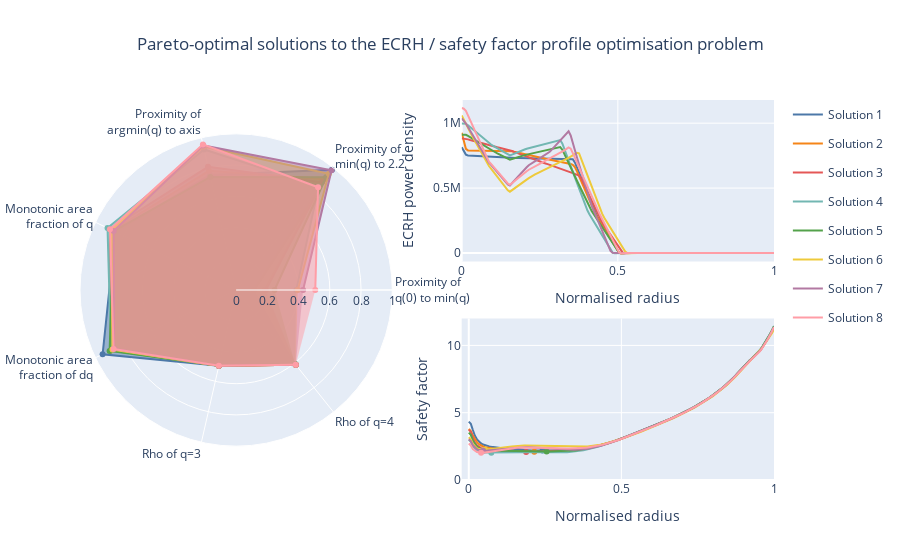

Write notebook code for a chart like this one.
### Markdown cell above
Plot results:

### Code cell
from typing import Iterable
import numpy as np
from plotly import graph_objects as go 
from plotly.subplots import make_subplots
import plotly

figure = make_subplots(rows=2, cols=2, specs=[[{'rowspan': 2, 'type': 'polar'}, {}], [{}, {}]])

i = 1
for objective_value, ecrh, q in zip(objective_values[pareto_dominant_mask],
                                    converged_ecrh[pareto_dominant_mask],
                                    converged_q[pareto_dominant_mask]):
    figure.add_traces(
        [
            go.Scatterpolar(
                r=objective_value,
                theta=["Proximity of<br>q(0) to min(q)",
                        "Proximity of<br>min(q) to 2.2",
                        "Proximity of<br>argmin(q) to axis",
                        "Monotonic area<br>fraction of q",
                        "Monotonic area<br>fraction of dq",
                        "Rho of q=3",
                        "Rho of q=4"],
                legendgroup=i,
                name=f"Solution {i}",
                showlegend=False,
                fill="toself",
                line_color=plotly.colors.qualitative.T10[i-1]
            ),
            go.Scatter(
                x=np.linspace(0, 1, n_radial_points),
                y=ecrh,
                legendgroup=i,
                name=f"Solution {i}",
                showlegend=False,
                mode='lines',
                line_color=plotly.colors.qualitative.T10[i-1],
            ),
            go.Scatter(
                x=np.linspace(0, 1, n_radial_points),
                y=q,
                legendgroup=i,
                name=f"Solution {i}",
                showlegend=True,
                mode='lines',
                line_color=plotly.colors.qualitative.T10[i-1],
            ),
            go.Scatter(
                x=[np.linspace(0, 1, n_radial_points)[np.argmin(q)]],
                y=[np.min(q)],
                legendgroup=i,
                name=f"Solution {i} - minimum",
                mode='markers',
                line_color=plotly.colors.qualitative.T10[i-1],
                showlegend=False,
            )
        ],
        rows=[1, 1, 2, 2],
        cols=[1, 2, 2, 2]
    )
    i+=1

figure.update_layout(polar_radialaxis_range=[0, 1],
                     title="Pareto-optimal solutions to the ECRH / safety factor profile optimisation problem",
                     title_x=0.5)
figure.update_yaxes(title="ECRH power density", row=1, col=2)
figure.update_yaxes(range=[0, 12], title="Safety factor", row=2, col=2)
figure.update_xaxes(title="Normalised radius")
figure.show()

### Figure 1 — Plotly figure (JSON) as saved in the notebook; plotly's stock layout.template omitted (floating-point values rounded to 4 significant figures; data arrays with more than 128 entries replaced by an {"elided": "..."} marker saying what was removed)
{"data": [{"fill": "toself", "legendgroup": "1", "line": {"color": "#4C78A8"}, "name": "Solution 1", "r": [0.1163, 0.9844, 0.7559, 0.8585, 0.9492, 0.4983, 0.612], "showlegend": false, "subplot": "polar", "theta": ["Proximity of<br>q(0) to min(q)", "Proximity of<br>min(q) to 2.2", "Proximity of<br>argmin(q) to axis", "Monotonic area<br>fraction of q", "Monotonic area<br>fraction of dq", "Rho of q=3", "Rho of q=4"], "type": "scatterpolar"}, {"legendgroup": "1", "line": {"color": "#4C78A8"}, "mode": "lines", "name": "Solution 1", "showlegend": false, "type": "scatter", "x": {"elided": "150 float values"}, "xaxis": "x", "y": {"elided": "150 float values"}, "yaxis": "y"}, {"legendgroup": "1", "line": {"color": "#4C78A8"}, "mode": "lines", "name": "Solution 1", "showlegend": true, "type": "scatter", "x": {"elided": "150 float values"}, "xaxis": "x3", "y": {"elided": "150 float values"}, "yaxis": "y3"}, {"legendgroup": "1", "line": {"color": "#4C78A8"}, "mode": "markers", "name": "Solution 1 - minimum", "showlegend": false, "type": "scatter", "x": [0.2416], "xaxis": "x3", "y": [2.184], "yaxis": "y3"}, {"fill": "toself", "legendgroup": "2", "line": {"color": "#F58518"}, "name": "Solution 2", "r": [0.183, 0.9076, 0.7826, 0.8789, 0.8877, 0.4983, 0.612], "showlegend": false, "subplot": "polar", "theta": ["Proximity of<br>q(0) to min(q)", "Proximity of<br>min(q) to 2.2", "Proximity of<br>argmin(q) to axis", "Monotonic area<br>fraction of q", "Monotonic area<br>fraction of dq", "Rho of q=3", "Rho of q=4"], "type": "scatterpolar"}, {"legendgroup": "2", "line": {"color": "#F58518"}, "mode": "lines", "name": "Solution 2", "showlegend": false, "type": "scatter", "x": {"elided": "150 float values"}, "xaxis": "x", "y": {"elided": "150 float values"}, "yaxis": "y"}, {"legendgroup": "2", "line": {"color": "#F58518"}, "mode": "lines", "name": "Solution 2", "showlegend": true, "type": "scatter", "x": {"elided": "150 float values"}, "xaxis": "x3", "y": {"elided": "150 float values"}, "yaxis": "y3"}, {"legendgroup": "2", "line": {"color": "#F58518"}, "mode": "markers", "name": "Solution 2 - minimum", "showlegend": false, "type": "scatter", "x": [0.2148], "xaxis": "x3", "y": [2.103], "yaxis": "y3"}, {"fill": "toself", "legendgroup": "3", "line": {"color": "#E45756"}, "name": "Solution 3", "r": [0.191, 0.8821, 0.8094, 0.8966, 0.8926, 0.4983, 0.612], "showlegend": false, "subplot": "polar", "theta": ["Proximity of<br>q(0) to min(q)", "Proximity of<br>min(q) to 2.2", "Proximity of<br>argmin(q) to axis", "Monotonic area<br>fraction of q", "Monotonic area<br>fraction of dq", "Rho of q=3", "Rho of q=4"], "type": "scatterpolar"}, {"legendgroup": "3", "line": {"color": "#E45756"}, "mode": "lines", "name": "Solution 3", "showlegend": false, "type": "scatter", "x": {"elided": "150 float values"}, "xaxis": "x", "y": {"elided": "150 float values"}, "yaxis": "y"}, {"legendgroup": "3", "line": {"color": "#E45756"}, "mode": "lines", "name": "Solution 3", "showlegend": true, "type": "scatter", "x": {"elided": "150 float values"}, "xaxis": "x3", "y": {"elided": "150 float values"}, "yaxis": "y3"}, {"legendgroup": "3", "line": {"color": "#E45756"}, "mode": "markers", "name": "Solution 3 - minimum", "showlegend": false, "type": "scatter", "x": [0.1879], "xaxis": "x3", "y": [2.075], "yaxis": "y3"}, {"fill": "toself", "legendgroup": "4", "line": {"color": "#72B7B2"}, "name": "Solution 4", "r": [0.3852, 0.847, 0.9231, 0.9143, 0.89, 0.4983, 0.6054], "showlegend": false, "subplot": "polar", "theta": ["Proximity of<br>q(0) to min(q)", "Proximity of<br>min(q) to 2.2", "Proximity of<br>argmin(q) to axis", "Monotonic area<br>fraction of q", "Monotonic area<br>fraction of dq", "Rho of q=3", "Rho of q=4"], "type": "scatterpolar"}, {"legendgroup": "4", "line": {"color": "#72B7B2"}, "mode": "lines", "name": "Solution 4", "showlegend": false, "type": "scatter", "x": {"elided": "150 float values"}, "xaxis": "x", "y": {"elided": "150 float values"}, "yaxis": "y"}, {"legendgroup": "4", "line": {"color": "#72B7B2"}, "mode": "lines", "name": "Solution 4", "showlegend": true, "type": "scatter", "x": {"elided": "150 float values"}, "xaxis": "x3", "y": {"elided": "150 float values"}, "yaxis": "y3"}, {"legendgroup": "4", "line": {"color": "#72B7B2"}, "mode": "markers", "name": "Solution 4 - minimum", "showlegend": false, "type": "scatter", "x": [0.07383], "xaxis": "x3", "y": [2.034], "yaxis": "y3"}, {"fill": "toself", "legendgroup": "5", "line": {"color": "#54A24B"}, "name": "Solution 5", "r": [0.2458, 0.9243, 0.7425, 0.8706, 0.8995, 0.4983, 0.6054], "showlegend": false, "subplot": "polar", "theta": ["Proximity of<br>q(0) to min(q)", "Proximity of<br>min(q) to 2.2", "Proximity of<br>argmin(q) to axis", "Monotonic area<br>fraction of q", "Monotonic area<br>fraction of dq", "Rho of q=3", "Rho of q=4"], "type": "scatterpolar"}, {"legendgroup": "5", "line": {"color": "#54A24B"}, "mode": "lines", "name": "Solution 5", "showlegend": false, "type": "scatter", "x": {"elided": "150 float values"}, "xaxis": "x", "y": {"elided": "150 float values"}, "yaxis": "y"}, {"legendgroup": "5", "line": {"color": "#54A24B"}, "mode": "lines", "name": "Solution 5", "showlegend": true, "type": "scatter", "x": {"elided": "150 float values"}, "xaxis": "x3", "y": {"elided": "150 float values"}, "yaxis": "y3"}, {"legendgroup": "5", "line": {"color": "#54A24B"}, "mode": "markers", "name": "Solution 5 - minimum", "showlegend": false, "type": "scatter", "x": [0.255], "xaxis": "x3", "y": [2.121], "yaxis": "y3"}, {"fill": "toself", "legendgroup": "6", "line": {"color": "#EECA3B"}, "name": "Solution 6", "r": [0.3949, 0.9518, 0.9431, 0.8868, 0.8792, 0.4983, 0.612], "showlegend": false, "subplot": "polar", "theta": ["Proximity of<br>q(0) to min(q)", "Proximity of<br>min(q) to 2.2", "Proximity of<br>argmin(q) to axis", "Monotonic area<br>fraction of q", "Monotonic area<br>fraction of dq", "Rho of q=3", "Rho of q=4"], "type": "scatterpolar"}, {"legendgroup": "6", "line": {"color": "#EECA3B"}, "mode": "lines", "name": "Solution 6", "showlegend": false, "type": "scatter", "x": {"elided": "150 float values"}, "xaxis": "x", "y": {"elided": "150 float values"}, "yaxis": "y"}, {"legendgroup": "6", "line": {"color": "#EECA3B"}, "mode": "lines", "name": "Solution 6", "showlegend": true, "type": "scatter", "x": {"elided": "150 float values"}, "xaxis": "x3", "y": {"elided": "150 float values"}, "yaxis": "y3"}, {"legendgroup": "6", "line": {"color": "#EECA3B"}, "mode": "markers", "name": "Solution 6 - minimum", "showlegend": false, "type": "scatter", "x": [0.05369], "xaxis": "x3", "y": [2.249], "yaxis": "y3"}, {"fill": "toself", "legendgroup": "7", "line": {"color": "#B279A2"}, "name": "Solution 7", "r": [0.4287, 0.9802, 0.9498, 0.8703, 0.8678, 0.4983, 0.612], "showlegend": false, "subplot": "polar", "theta": ["Proximity of<br>q(0) to min(q)", "Proximity of<br>min(q) to 2.2", "Proximity of<br>argmin(q) to axis", "Monotonic area<br>fraction of q", "Monotonic area<br>fraction of dq", "Rho of q=3", "Rho of q=4"], "type": "scatterpolar"}, {"legendgroup": "7", "line": {"color": "#B279A2"}, "mode": "lines", "name": "Solution 7", "showlegend": false, "type": "scatter", "x": {"elided": "150 float values"}, "xaxis": "x", "y": {"elided": "150 float values"}, "yaxis": "y"}, {"legendgroup": "7", "line": {"color": "#B279A2"}, "mode": "lines", "name": "Solution 7", "showlegend": true, "type": "scatter", "x": {"elided": "150 float values"}, "xaxis": "x3", "y": {"elided": "150 float values"}, "yaxis": "y3"}, {"legendgroup": "7", "line": {"color": "#B279A2"}, "mode": "markers", "name": "Solution 7 - minimum", "showlegend": false, "type": "scatter", "x": [0.04698], "xaxis": "x3", "y": [2.18], "yaxis": "y3"}, {"fill": "toself", "legendgroup": "8", "line": {"color": "#FF9DA6"}, "name": "Solution 8", "r": [0.5067, 0.8415, 0.9565, 0.8971, 0.8712, 0.4983, 0.612], "showlegend": false, "subplot": "polar", "theta": ["Proximity of<br>q(0) to min(q)", "Proximity of<br>min(q) to 2.2", "Proximity of<br>argmin(q) to axis", "Monotonic area<br>fraction of q", "Monotonic area<br>fraction of dq", "Rho of q=3", "Rho of q=4"], "type": "scatterpolar"}, {"legendgroup": "8", "line": {"color": "#FF9DA6"}, "mode": "lines", "name": "Solution 8", "showlegend": false, "type": "scatter", "x": {"elided": "150 float values"}, "xaxis": "x", "y": {"elided": "150 float values"}, "yaxis": "y"}, {"legendgroup": "8", "line": {"color": "#FF9DA6"}, "mode": "lines", "name": "Solution 8", "showlegend": true, "type": "scatter", "x": {"elided": "150 float values"}, "xaxis": "x3", "y": {"elided": "150 float values"}, "yaxis": "y3"}, {"legendgroup": "8", "line": {"color": "#FF9DA6"}, "mode": "markers", "name": "Solution 8 - minimum", "showlegend": false, "type": "scatter", "x": [0.04027], "xaxis": "x3", "y": [2.027], "yaxis": "y3"}], "layout": {"polar": {"domain": {"x": [0, 0.45], "y": [0, 1]}, "radialaxis": {"range": [0, 1]}}, "title": {"text": "Pareto-optimal solutions to the ECRH / safety factor profile optimisation problem", "x": 0.5}, "xaxis": {"anchor": "y", "domain": [0.55, 1], "title": {"text": "Normalised radius"}}, "xaxis2": {"anchor": "y2", "domain": [0, 0.45], "title": {"text": "Normalised radius"}}, "xaxis3": {"anchor": "y3", "domain": [0.55, 1], "title": {"text": "Normalised radius"}}, "yaxis": {"anchor": "x", "domain": [0.575, 1], "title": {"text": "ECRH power density"}}, "yaxis2": {"anchor": "x2", "domain": [0, 0.425]}, "yaxis3": {"anchor": "x3", "domain": [0, 0.425], "range": [0, 12], "title": {"text": "Safety factor"}}}}
